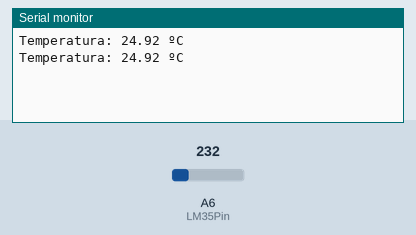
Recording of a sketch running on a simulated Arduino Uno, built with avr-gcc and run on an emulated ATmega328P. On the bench: the last lines printed to the serial monitor. The test bench sets the inputs (shaded band); at power-on: A6 (LM35Pin) = 232.

Above: at 1.8 s.
1.9 s: A6 (LM35Pin) set to 250
At 2.8 s:
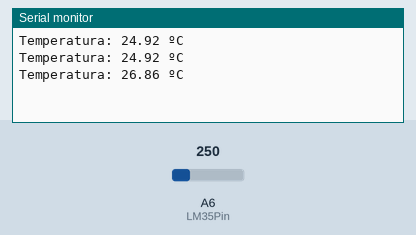
3.4 s: A6 (LM35Pin) set to 266
At 4.8 s:
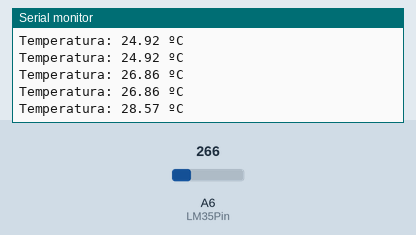
Timing chart, 0 to 6.4 s (numbered marks = the images above; inputs shaded):
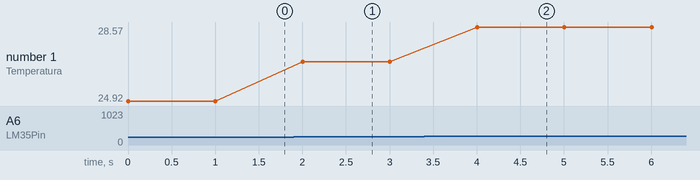

Measured:
- after the input at 1.9 s, the serial monitor: prints a new line after 0.10 s (image 1)
- after the input at 3.4 s, the serial monitor: prints a new line after 0.60 s (image 2)
- plotted number 1: 24.92 → 26.86 after the input at 1.9 s, 26.86 → 28.57 after the input at 3.4 s

The sketch:

TemperaturaLM35.ino
```cpp
/*
 Medida de temperatura con sensor LM35
 Mostramos la temperatura por el monitor serie
 Usamos analogReference para aumentar la precision de la medida del sensor
 Referencia 1.1 valido para micro Atmega328= Arduino UNO

 Sensor LM35:
 pin V del sensor conectado a 5V de Arduino
 pin central del sensor Vout a A6 de Arduino
 pin GND a GND de Arduino

 */

// constantes que no cambian
const int LM35Pin = A6;     // pin al que conectamos sensor temperatura

// variables globales que cambian
float temperatura = 0;         // variable para almacenar la temperatura medida

// Configuración
void setup() {

  analogReference(INTERNAL); // cambiamos la referencia analogica a 1.1V (AtMega328)
  Serial.begin(9600); // configuramos la velocidad de conexion con el puerto serie del PC

}

// Bucle que se repite
void loop() {
  int lectura = analogRead(LM35Pin); // valor entre 0 y 1023
  temperatura = (lectura* 1.1 * 100.0)/1024.0; // temperatura en º Celsius

  Serial.print("Temperatura: ");
  Serial.print(temperatura);  // mostramos el valor de la temperatura
  Serial.println(" ºC");
  delay(1000);              // tiempo de espera de 1s
}
```
